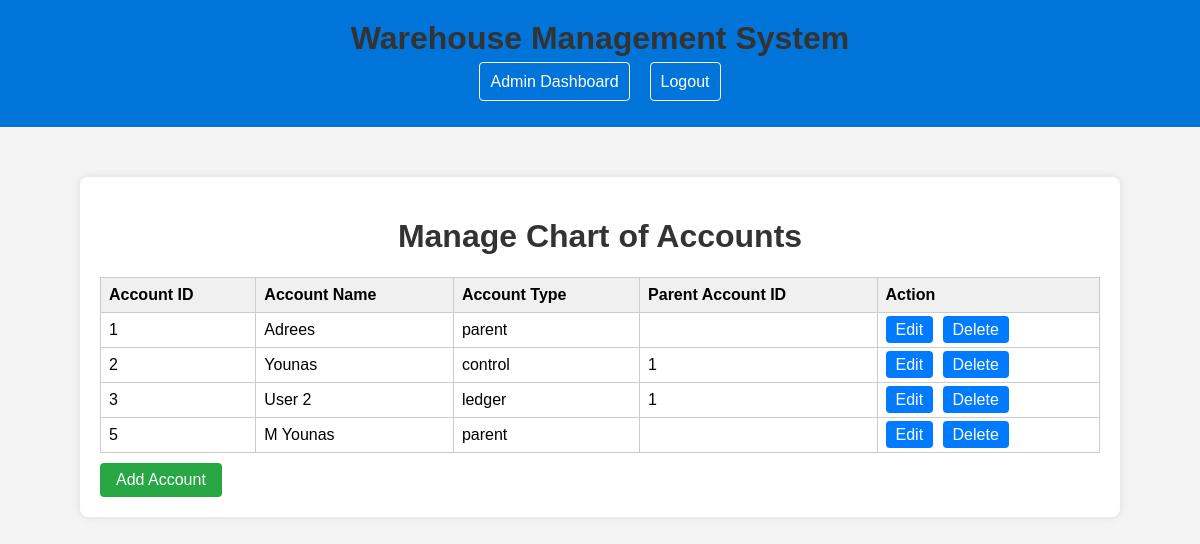
The app's page /chart_of_accounts.php (signed in) with its own data.
### tables this page shows
CREATE TABLE `chart_of_accounts` (
  `account_id` int(11) NOT NULL,
  `account_name` varchar(100) NOT NULL,
  `account_type` enum('parent','control','ledger') NOT NULL,
  `parent_account_id` int(11) DEFAULT NULL
);

### chart_of_accounts.php (the view, shortened to what this page needs)
<?php
require_once 'db_config.php';
$sql = "SELECT * FROM chart_of_accounts";
$result = mysqli_query($conn, $sql);
$accounts = mysqli_fetch_all($result, MYSQLI_ASSOC);
?>
<!DOCTYPE html>
<html>
<head>
</head>
<body>
    <?php include 'header.php'; ?>
    <div class="manage-container">
        <h1>Manage Chart of Accounts</h1>
        <table>
            <tr>
                <th>Account ID</th>
                <th>Account Name</th>
                <th>Account Type</th>
                <th>Parent Account ID</th>
                <th>Action</th>
            </tr>
            <?php foreach($accounts as $account): ?>
                <tr>
                    <td><?php echo $account['account_id']; ?></td>
                    <td><?php echo $account['account_name']; ?></td>
                    <td><?php echo $account['account_type']; ?></td>
                    <td><?php echo $account['parent_account_id']; ?></td>
                    <td>
                        <a href="edit_account.php?id=<?php echo $account['account_id']; ?>">Edit</a>
                        <a href="delete_account.php?id=<?php echo $account['account_id']; ?>">Delete</a>
                    </td>
                </tr>
            <?php endforeach; ?>
        </table>
        <a href="add_account.php" class="add-account-link">Add Account</a>
    </div>
</body>
</html>

### header.php (shortened to what this page needs)
<!DOCTYPE html>
<html>
<head>
</head>
<body>
    <header>
        <h1>Warehouse Management System</h1>
        <nav>
            <ul>
                <?php if($_SESSION['role'] == 'admin'): ?>
                    <li><a href="admin_dashboard.php">Admin Dashboard</a></li>
                <?php elseif($_SESSION['role'] == 'manager'): ?>
                    <li><a href="manager_dashboard.php">Manager Dashboard</a></li>
                <?php elseif($_SESSION['role'] == 'user'): ?>
                    <li><a href="user_dashboard.php">User Dashboard</a></li>
                <?php endif; ?>
                <li><a href="logout.php">Logout</a></li>
            </ul>
        </nav>
    </header>
</body>
</html>

### chart_of_accounts.php (style rules this page uses)
body { font-family: Arial, sans-serif; background-color: #f4f4f4; margin: 0; padding: 0; }
.manage-container { background-color: #fff; padding: 20px; border-radius: 8px; box-shadow: 0 0 10px rgba(0, 0, 0, 0.1); max-width: 1000px; margin: 50px auto; }
h1 { text-align: center; color: #333; }
table { width: 100%; border-collapse: collapse; }
th, td { border: 1px solid #ccc; padding: 8px; text-align: left; }
th { background-color: #f0f0f0; }
td a { text-decoration: none; color: #fff; margin-right: 5px; padding: 5px 10px; border-radius: 4px; background-color: #007bff; transition: background-color 0.3s; }
a.add-account-link { display: inline-block; padding: 8px 16px; margin-top: 10px; background-color: #28a745; color: #fff; text-decoration: none; border-radius: 4px; transition: background-color 0.3s; }

### header.php (style rules this page uses)
header { background-color: #0074D9; color: #333; padding: 20px; text-align: center; }
header h1 { margin: 0; }
nav ul { list-style-type: none; padding: 0; margin: 10; display: flex; justify-content: center; }
nav ul li { margin-right: 20px; }
nav ul li:last-child { margin-right: 0; }
nav ul li a { color: #fff; text-decoration: none; padding: 10px; border: 1px solid #fff; border-radius: 4px; }

### records on screen
chart_of_accounts: account_id "1", account_name "Adrees", account_type "parent"
chart_of_accounts: account_id "2", account_name "Younas", account_type "control", parent_account "1"
chart_of_accounts: account_id "3", account_name "User 2", account_type "ledger", parent_account "1"
chart_of_accounts: account_id "5", account_name "M Younas", account_type "parent"
